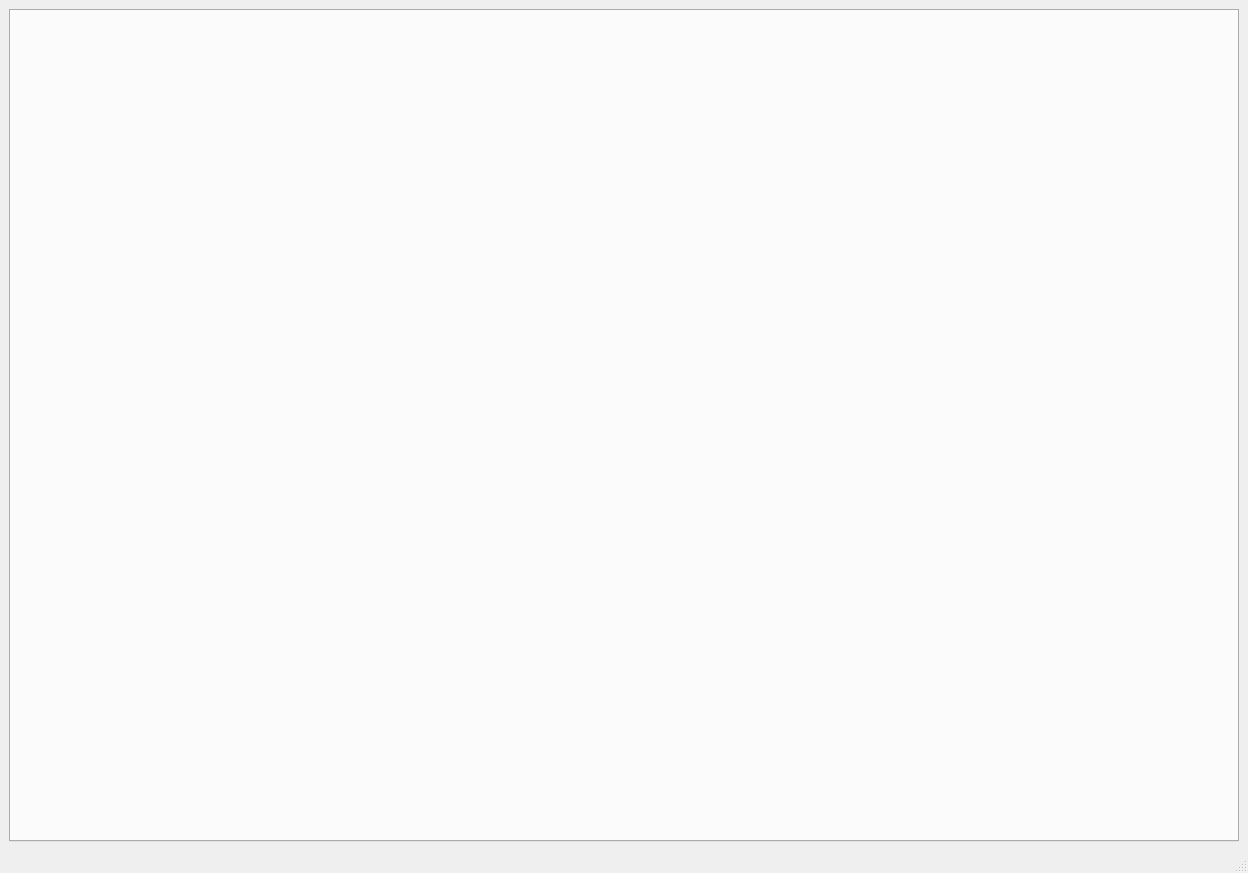
<?xml version="1.0" encoding="UTF-8"?>
<ui version="4.0">
 <class>MainWindow</class>
 <widget class="QMainWindow" name="MainWindow">
  <property name="geometry">
   <rect>
    <x>0</x>
    <y>0</y>
    <width>1248</width>
    <height>873</height>
   </rect>
  </property>
  <property name="windowTitle">
   <string>MainWindow</string>
  </property>
  <widget class="QWidget" name="centralwidget">
   <property name="font">
    <font>
     <family>微軟正黑體</family>
    </font>
   </property>
   <layout class="QVBoxLayout" name="verticalLayout">
    <item>
     <widget class="QTabWidget" name="Two_d_Tab">
      <property name="font">
       <font>
        <family>Arial</family>
        <pointsize>12</pointsize>
       </font>
      </property>
      <property name="currentIndex">
       <number>-1</number>
      </property>
     </widget>
    </item>
   </layout>
  </widget>
  <widget class="QMenuBar" name="menubar">
   <property name="geometry">
    <rect>
     <x>0</x>
     <y>0</y>
     <width>1248</width>
     <height>18</height>
    </rect>
   </property>
  </widget>
  <widget class="QStatusBar" name="statusbar"/>
 </widget>
 <resources/>
 <connections/>
</ui>
